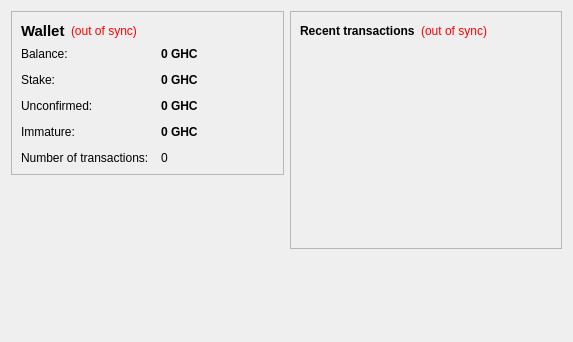
<?xml version="1.0" encoding="UTF-8"?>
<ui version="4.0">
 <class>OverviewPage</class>
 <widget class="QWidget" name="OverviewPage">
  <property name="geometry">
   <rect>
    <x>0</x>
    <y>0</y>
    <width>573</width>
    <height>342</height>
   </rect>
  </property>
  <property name="windowTitle">
   <string>Form</string>
  </property>
  <layout class="QHBoxLayout" name="horizontalLayout" stretch="1,1">
   <item>
    <layout class="QVBoxLayout" name="verticalLayout_2">
     <item>
      <widget class="QFrame" name="frame">
       <property name="frameShape">
        <enum>QFrame::StyledPanel</enum>
       </property>
       <property name="frameShadow">
        <enum>QFrame::Raised</enum>
       </property>
       <layout class="QVBoxLayout" name="verticalLayout_4">
        <item>
         <layout class="QHBoxLayout" name="horizontalLayout_4">
          <item>
           <widget class="QLabel" name="label_5">
            <property name="font">
             <font>
              <pointsize>11</pointsize>
              <weight>75</weight>
              <bold>true</bold>
             </font>
            </property>
            <property name="text">
             <string>Wallet</string>
            </property>
           </widget>
          </item>
          <item>
           <widget class="QLabel" name="labelWalletStatus">
            <property name="toolTip">
             <string>The displayed information may be out of date. Your wallet automatically synchronizes with the GhostCoin network after a connection is established, but this process has not completed yet.</string>
            </property>
            <property name="styleSheet">
             <string notr="true">QLabel { color: red; }</string>
            </property>
            <property name="text">
             <string notr="true">(out of sync)</string>
            </property>
            <property name="alignment">
             <set>Qt::AlignLeading|Qt::AlignLeft|Qt::AlignVCenter</set>
            </property>
           </widget>
          </item>
          <item>
           <spacer name="horizontalSpacer_2">
            <property name="orientation">
             <enum>Qt::Horizontal</enum>
            </property>
            <property name="sizeHint" stdset="0">
             <size>
              <width>40</width>
              <height>20</height>
             </size>
            </property>
           </spacer>
          </item>
         </layout>
        </item>
        <item>
         <layout class="QFormLayout" name="formLayout_2">
          <property name="fieldGrowthPolicy">
           <enum>QFormLayout::AllNonFixedFieldsGrow</enum>
          </property>
          <property name="horizontalSpacing">
           <number>12</number>
          </property>
          <property name="verticalSpacing">
           <number>12</number>
          </property>
          <item row="0" column="0">
           <widget class="QLabel" name="label">
            <property name="text">
             <string>Balance:</string>
            </property>
           </widget>
          </item>
          <item row="0" column="1">
           <widget class="QLabel" name="labelBalance">
            <property name="font">
             <font>
              <weight>75</weight>
              <bold>true</bold>
             </font>
            </property>
            <property name="cursor">
             <cursorShape>IBeamCursor</cursorShape>
            </property>
            <property name="toolTip">
             <string>Your current balance</string>
            </property>
            <property name="text">
             <string notr="true">0 GHC</string>
            </property>
            <property name="textInteractionFlags">
             <set>Qt::LinksAccessibleByMouse|Qt::TextSelectableByKeyboard|Qt::TextSelectableByMouse</set>
            </property>
           </widget>
          </item>
          <item row="1" column="0">
           <widget class="QLabel" name="label_6">
            <property name="text">
             <string>Stake:</string>
            </property>
           </widget>
          </item>
          <item row="1" column="1">
           <widget class="QLabel" name="labelStake">
            <property name="font">
             <font>
              <weight>75</weight>
              <bold>true</bold>
             </font>
            </property>
            <property name="cursor">
             <cursorShape>IBeamCursor</cursorShape>
            </property>
            <property name="toolTip">
             <string>Total of coins that was staked, and do not yet count toward the current balance</string>
            </property>
            <property name="text">
             <string notr="true">0 GHC</string>
            </property>
            <property name="textInteractionFlags">
             <set>Qt::LinksAccessibleByMouse|Qt::TextSelectableByKeyboard|Qt::TextSelectableByMouse</set>
            </property>
           </widget>
          </item>
          <item row="2" column="0">
           <widget class="QLabel" name="label_3">
            <property name="text">
             <string>Unconfirmed:</string>
            </property>
           </widget>
          </item>
          <item row="2" column="1">
           <widget class="QLabel" name="labelUnconfirmed">
            <property name="font">
             <font>
              <weight>75</weight>
              <bold>true</bold>
             </font>
            </property>
            <property name="cursor">
             <cursorShape>IBeamCursor</cursorShape>
            </property>
            <property name="toolTip">
             <string>Total of transactions that have yet to be confirmed, and do not yet count toward the current balance</string>
            </property>
            <property name="text">
             <string notr="true">0 GHC</string>
            </property>
            <property name="textInteractionFlags">
             <set>Qt::LinksAccessibleByMouse|Qt::TextSelectableByKeyboard|Qt::TextSelectableByMouse</set>
            </property>
           </widget>
          </item>
          <item row="3" column="0">
           <widget class="QLabel" name="labelImmatureText">
            <property name="text">
             <string>Immature:</string>
            </property>
           </widget>
          </item>
          <item row="3" column="1">
           <widget class="QLabel" name="labelImmature">
            <property name="font">
             <font>
              <weight>75</weight>
              <bold>true</bold>
             </font>
            </property>
            <property name="toolTip">
             <string>Mined balance that has not yet matured</string>
            </property>
            <property name="text">
             <string notr="true">0 GHC</string>
            </property>
            <property name="textInteractionFlags">
             <set>Qt::LinksAccessibleByMouse|Qt::TextSelectableByKeyboard|Qt::TextSelectableByMouse</set>
            </property>
           </widget>
          </item>
          <item row="4" column="0">
           <widget class="QLabel" name="label_2">
            <property name="text">
             <string>Number of transactions:</string>
            </property>
           </widget>
          </item>
          <item row="4" column="1">
           <widget class="QLabel" name="labelNumTransactions">
            <property name="toolTip">
             <string>Total number of transactions in wallet</string>
            </property>
            <property name="text">
             <string notr="true">0</string>
            </property>
           </widget>
          </item>
         </layout>
        </item>
       </layout>
      </widget>
     </item>
     <item>
      <spacer name="verticalSpacer">
       <property name="orientation">
        <enum>Qt::Vertical</enum>
       </property>
       <property name="sizeHint" stdset="0">
        <size>
         <width>20</width>
         <height>40</height>
        </size>
       </property>
      </spacer>
     </item>
     <item>
      <widget class="QLabel" name="label_6">
       <property name="text">
        <string/>
       </property>
       <property name="pixmap">
        <pixmap resource="../bitcoin.qrc">:/images/backg</pixmap>
       </property>
       <property name="scaledContents">
        <bool>false</bool>
       </property>
       <property name="alignment">
        <set>Qt::AlignCenter</set>
       </property>
       <property name="margin">
        <number>-2</number>
       </property>
      </widget>
     </item>
    </layout>
   </item>
   <item>
    <layout class="QVBoxLayout" name="verticalLayout_3">
     <item>
      <widget class="QFrame" name="frame_2">
       <property name="frameShape">
        <enum>QFrame::StyledPanel</enum>
       </property>
       <property name="frameShadow">
        <enum>QFrame::Raised</enum>
       </property>
       <layout class="QVBoxLayout" name="verticalLayout">
        <item>
         <layout class="QHBoxLayout" name="horizontalLayout_2">
          <item>
           <widget class="QLabel" name="label_4">
            <property name="text">
             <string>&lt;b&gt;Recent transactions&lt;/b&gt;</string>
            </property>
           </widget>
          </item>
          <item>
           <widget class="QLabel" name="labelTransactionsStatus">
            <property name="toolTip">
             <string>The displayed information may be out of date. Your wallet automatically synchronizes with the GhostCoin network after a connection is established, but this process has not completed yet.</string>
            </property>
            <property name="styleSheet">
             <string notr="true">QLabel { color: red; }</string>
            </property>
            <property name="text">
             <string notr="true">(out of sync)</string>
            </property>
            <property name="alignment">
             <set>Qt::AlignRight|Qt::AlignTrailing|Qt::AlignVCenter</set>
            </property>
           </widget>
          </item>
          <item>
           <spacer name="horizontalSpacer">
            <property name="orientation">
             <enum>Qt::Horizontal</enum>
            </property>
            <property name="sizeHint" stdset="0">
             <size>
              <width>40</width>
              <height>20</height>
             </size>
            </property>
           </spacer>
          </item>
         </layout>
        </item>
        <item>
         <widget class="QListView" name="listTransactions">
          <property name="styleSheet">
           <string notr="true">QListView { background: transparent; }</string>
          </property>
          <property name="frameShape">
           <enum>QFrame::NoFrame</enum>
          </property>
          <property name="verticalScrollBarPolicy">
           <enum>Qt::ScrollBarAlwaysOff</enum>
          </property>
          <property name="horizontalScrollBarPolicy">
           <enum>Qt::ScrollBarAlwaysOff</enum>
          </property>
          <property name="selectionMode">
           <enum>QAbstractItemView::NoSelection</enum>
          </property>
         </widget>
        </item>
       </layout>
      </widget>
     </item>
     <item>
      <spacer name="verticalSpacer_2">
       <property name="orientation">
        <enum>Qt::Vertical</enum>
       </property>
       <property name="sizeHint" stdset="0">
        <size>
         <width>20</width>
         <height>40</height>
        </size>
       </property>
      </spacer>
     </item>
    </layout>
   </item>
  </layout>
 </widget>
 <resources/>
 <connections/>
</ui>
